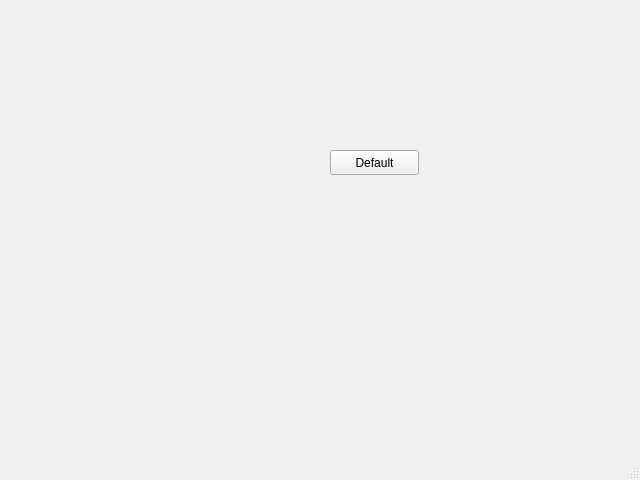
<?xml version="1.0" encoding="UTF-8"?>
<ui version="4.0">
 <class>MainWindow</class>
 <widget class="QMainWindow" name="MainWindow">
  <property name="geometry">
   <rect>
    <x>0</x>
    <y>0</y>
    <width>640</width>
    <height>480</height>
   </rect>
  </property>
  <property name="windowTitle">
   <string>MainWindow</string>
  </property>
  <widget class="QWidget" name="centralwidget">
   <widget class="QPushButton" name="pushButton">
    <property name="geometry">
     <rect>
      <x>330</x>
      <y>150</y>
      <width>89</width>
      <height>25</height>
     </rect>
    </property>
    <property name="text">
     <string>Default</string>
    </property>
   </widget>
  </widget>
  <widget class="QMenuBar" name="menubar">
   <property name="geometry">
    <rect>
     <x>0</x>
     <y>0</y>
     <width>640</width>
     <height>28</height>
    </rect>
   </property>
  </widget>
  <widget class="QStatusBar" name="statusbar"/>
 </widget>
 <resources/>
 <connections/>
</ui>
